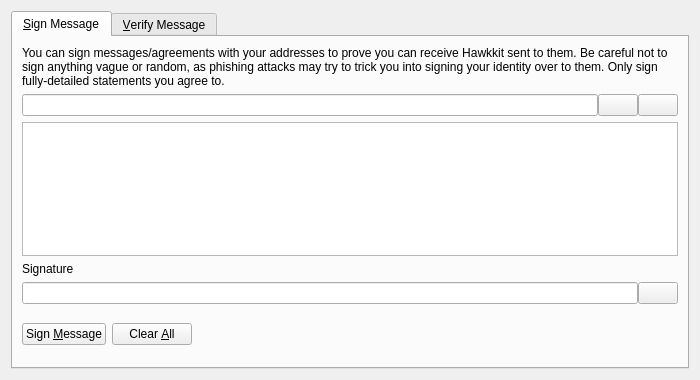
<?xml version="1.0" encoding="UTF-8"?>
<ui version="4.0">
 <class>SignVerifyMessageDialog</class>
 <widget class="QDialog" name="SignVerifyMessageDialog">
  <property name="geometry">
   <rect>
    <x>0</x>
    <y>0</y>
    <width>700</width>
    <height>380</height>
   </rect>
  </property>
  <property name="windowTitle">
   <string>Signatures - Sign / Verify a Message</string>
  </property>
  <property name="modal">
   <bool>true</bool>
  </property>
  <layout class="QVBoxLayout" name="verticalLayout">
   <item>
    <widget class="QTabWidget" name="tabWidget">
     <property name="currentIndex">
      <number>0</number>
     </property>
     <widget class="QWidget" name="tabSignMessage">
      <attribute name="title">
       <string>&amp;Sign Message</string>
      </attribute>
      <layout class="QVBoxLayout" name="verticalLayout_SM">
       <item>
        <widget class="QLabel" name="infoLabel_SM">
         <property name="text">
          <string>You can sign messages/agreements with your addresses to prove you can receive Hawkkit sent to them. Be careful not to sign anything vague or random, as phishing attacks may try to trick you into signing your identity over to them. Only sign fully-detailed statements you agree to.</string>
         </property>
         <property name="textFormat">
          <enum>Qt::PlainText</enum>
         </property>
         <property name="wordWrap">
          <bool>true</bool>
         </property>
        </widget>
       </item>
       <item>
        <layout class="QHBoxLayout" name="horizontalLayout_1_SM">
         <property name="spacing">
          <number>0</number>
         </property>
         <item>
          <widget class="QValidatedLineEdit" name="addressIn_SM">
           <property name="toolTip">
            <string>The Hawkkit address to sign the message with</string>
           </property>
          </widget>
         </item>
         <item>
          <widget class="QPushButton" name="addressBookButton_SM">
           <property name="toolTip">
            <string>Choose previously used address</string>
           </property>
           <property name="text">
            <string/>
           </property>
           <property name="shortcut">
            <string>Alt+A</string>
           </property>
           <property name="autoDefault">
            <bool>false</bool>
           </property>
          </widget>
         </item>
         <item>
          <widget class="QPushButton" name="pasteButton_SM">
           <property name="toolTip">
            <string>Paste address from clipboard</string>
           </property>
           <property name="text">
            <string/>
           </property>
           <property name="shortcut">
            <string>Alt+P</string>
           </property>
           <property name="autoDefault">
            <bool>false</bool>
           </property>
          </widget>
         </item>
        </layout>
       </item>
       <item>
        <widget class="QPlainTextEdit" name="messageIn_SM">
         <property name="toolTip">
          <string>Enter the message you want to sign here</string>
         </property>
        </widget>
       </item>
       <item>
        <widget class="QLabel" name="signatureLabel_SM">
         <property name="text">
          <string>Signature</string>
         </property>
         <property name="textFormat">
          <enum>Qt::PlainText</enum>
         </property>
        </widget>
       </item>
       <item>
        <layout class="QHBoxLayout" name="horizontalLayout_2_SM">
         <property name="spacing">
          <number>0</number>
         </property>
         <item>
          <widget class="QLineEdit" name="signatureOut_SM">
           <property name="font">
            <font>
             <italic>true</italic>
            </font>
           </property>
           <property name="readOnly">
            <bool>true</bool>
           </property>
          </widget>
         </item>
         <item>
          <widget class="QPushButton" name="copySignatureButton_SM">
           <property name="toolTip">
            <string>Copy the current signature to the system clipboard</string>
           </property>
           <property name="text">
            <string/>
           </property>
           <property name="autoDefault">
            <bool>false</bool>
           </property>
          </widget>
         </item>
        </layout>
       </item>
       <item>
        <layout class="QHBoxLayout" name="horizontalLayout_3_SM">
         <item>
          <widget class="QPushButton" name="signMessageButton_SM">
           <property name="toolTip">
            <string>Sign the message to prove you own this Hawkkit address</string>
           </property>
           <property name="text">
            <string>Sign &amp;Message</string>
           </property>
           <property name="autoDefault">
            <bool>false</bool>
           </property>
          </widget>
         </item>
         <item>
          <widget class="QPushButton" name="clearButton_SM">
           <property name="toolTip">
            <string>Reset all sign message fields</string>
           </property>
           <property name="text">
            <string>Clear &amp;All</string>
           </property>
           <property name="autoDefault">
            <bool>false</bool>
           </property>
          </widget>
         </item>
         <item>
          <spacer name="horizontalSpacer_1_SM">
           <property name="orientation">
            <enum>Qt::Horizontal</enum>
           </property>
           <property name="sizeHint" stdset="0">
            <size>
             <width>40</width>
             <height>48</height>
            </size>
           </property>
          </spacer>
         </item>
         <item>
          <widget class="QLabel" name="statusLabel_SM">
           <property name="font">
            <font>
             <weight>75</weight>
             <bold>true</bold>
            </font>
           </property>
           <property name="text">
            <string/>
           </property>
           <property name="wordWrap">
            <bool>true</bool>
           </property>
          </widget>
         </item>
         <item>
          <spacer name="horizontalSpacer_2_SM">
           <property name="orientation">
            <enum>Qt::Horizontal</enum>
           </property>
           <property name="sizeHint" stdset="0">
            <size>
             <width>40</width>
             <height>48</height>
            </size>
           </property>
          </spacer>
         </item>
        </layout>
       </item>
      </layout>
     </widget>
     <widget class="QWidget" name="tabVerifyMessage">
      <attribute name="title">
       <string>&amp;Verify Message</string>
      </attribute>
      <layout class="QVBoxLayout" name="verticalLayout_VM">
       <item>
        <widget class="QLabel" name="infoLabel_VM">
         <property name="text">
          <string>Enter the receiver's address, message (ensure you copy line breaks, spaces, tabs, etc. exactly) and signature below to verify the message. Be careful not to read more into the signature than what is in the signed message itself, to avoid being tricked by a man-in-the-middle attack. Note that this only proves the signing party receives with the address, it cannot prove sendership of any transaction!</string>
         </property>
         <property name="textFormat">
          <enum>Qt::PlainText</enum>
         </property>
         <property name="alignment">
          <set>Qt::AlignLeading|Qt::AlignLeft|Qt::AlignTop</set>
         </property>
         <property name="wordWrap">
          <bool>true</bool>
         </property>
        </widget>
       </item>
       <item>
        <layout class="QHBoxLayout" name="horizontalLayout_1_VM">
         <property name="spacing">
          <number>0</number>
         </property>
         <item>
          <widget class="QValidatedLineEdit" name="addressIn_VM">
           <property name="toolTip">
            <string>The Hawkkit address the message was signed with</string>
           </property>
          </widget>
         </item>
         <item>
          <widget class="QPushButton" name="addressBookButton_VM">
           <property name="toolTip">
            <string>Choose previously used address</string>
           </property>
           <property name="text">
            <string/>
           </property>
           <property name="shortcut">
            <string>Alt+A</string>
           </property>
           <property name="autoDefault">
            <bool>false</bool>
           </property>
          </widget>
         </item>
        </layout>
       </item>
       <item>
        <widget class="QPlainTextEdit" name="messageIn_VM"/>
       </item>
       <item>
        <widget class="QValidatedLineEdit" name="signatureIn_VM"/>
       </item>
       <item>
        <layout class="QHBoxLayout" name="horizontalLayout_2_VM">
         <item>
          <widget class="QPushButton" name="verifyMessageButton_VM">
           <property name="toolTip">
            <string>Verify the message to ensure it was signed with the specified Hawkkit address</string>
           </property>
           <property name="text">
            <string>Verify &amp;Message</string>
           </property>
           <property name="autoDefault">
            <bool>false</bool>
           </property>
          </widget>
         </item>
         <item>
          <widget class="QPushButton" name="clearButton_VM">
           <property name="toolTip">
            <string>Reset all verify message fields</string>
           </property>
           <property name="text">
            <string>Clear &amp;All</string>
           </property>
           <property name="autoDefault">
            <bool>false</bool>
           </property>
          </widget>
         </item>
         <item>
          <spacer name="horizontalSpacer_1_VM">
           <property name="orientation">
            <enum>Qt::Horizontal</enum>
           </property>
           <property name="sizeHint" stdset="0">
            <size>
             <width>40</width>
             <height>48</height>
            </size>
           </property>
          </spacer>
         </item>
         <item>
          <widget class="QLabel" name="statusLabel_VM">
           <property name="font">
            <font>
             <weight>75</weight>
             <bold>true</bold>
            </font>
           </property>
           <property name="text">
            <string/>
           </property>
           <property name="wordWrap">
            <bool>true</bool>
           </property>
          </widget>
         </item>
         <item>
          <spacer name="horizontalSpacer_2_VM">
           <property name="orientation">
            <enum>Qt::Horizontal</enum>
           </property>
           <property name="sizeHint" stdset="0">
            <size>
             <width>40</width>
             <height>48</height>
            </size>
           </property>
          </spacer>
         </item>
        </layout>
       </item>
      </layout>
     </widget>
    </widget>
   </item>
  </layout>
 </widget>
 <customwidgets>
  <customwidget>
   <class>QValidatedLineEdit</class>
   <extends>QLineEdit</extends>
   <header>qvalidatedlineedit.h</header>
  </customwidget>
 </customwidgets>
 <resources>
  <include location="../hawkkit.qrc"/>
 </resources>
 <connections/>
</ui>
